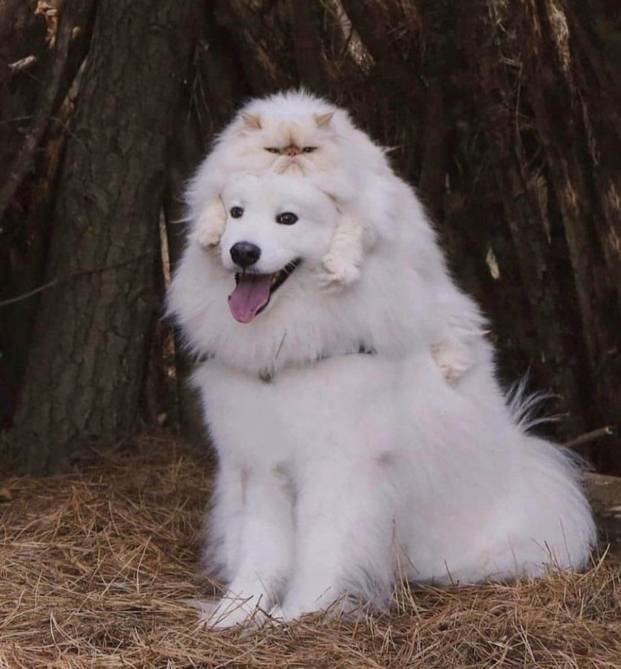
#> input picture pics/dogAndCat.jpg, 1242 x 1338 px, found by its file name (shown at 1/2 size)
$ python cv_base.py
#> lines starting #> are read from the running program, lines starting #| are printed output that depends on the picture
import cv2
import numpy as np

# [40 lines left out: functions resizing, shifting, not called in this run]


def cropping(img):
    crop_img = img[10:450, 300:750]
    return crop_img


def rotation(img):
    (h, w) = img.shape[:2]
    center = (int(w / 2), int(h / 2)) # точка вращения
    # точка вращения, угол вращения, коэф масштабирования (размер изображения)
    rotation_matrix = cv2.getRotationMatrix2D(center, -45, 0.5)
    rotated = cv2.warpAffine(img, rotation_matrix, (w, h))
    return rotated


if __name__ == '__main__':
    # берем картинку с типом
    img = cv2.imread('dogAndCat.jpg', cv2.IMREAD_GRAYSCALE)
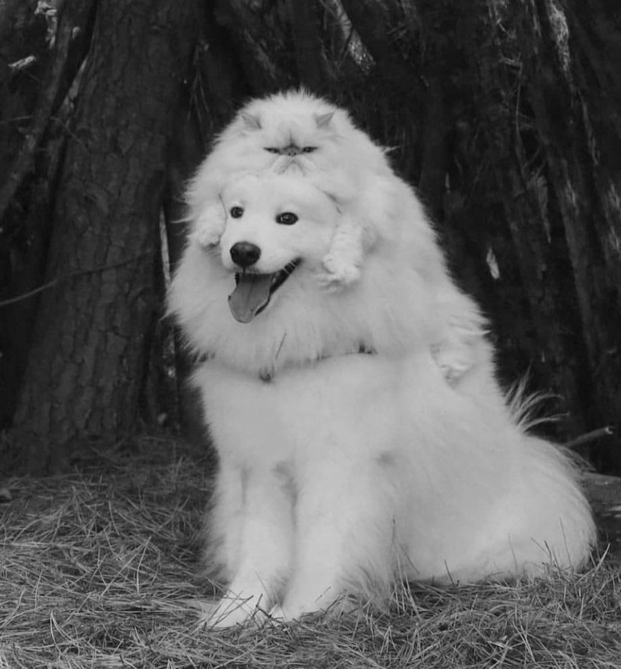
#> img: shape (1338, 1242) (shown at 1/2 size); min 6, max 221, mean 89.6
    img_rgb = cv2.imread('dogAndCat.jpg', cv2.IMREAD_COLOR)
#> img_rgb is the input picture: shape (1338, 1242, 3); mean B, G, R 83.8, 86.6, 97.9

    # изменение размера
    # res_img = resizing(img, 300, 300)
    # cv2.imshow('dogAndCat', res_img)
    # cv2.waitKey(0)

    # сдвиг
    # shifting(img)

    # срез
    # res_img = cropping(img)

    # поворот
    res_img = rotation(img)
#> in rotation, `rotated = cv2.warpAffine(img, rotation_matrix, (w, h))`:
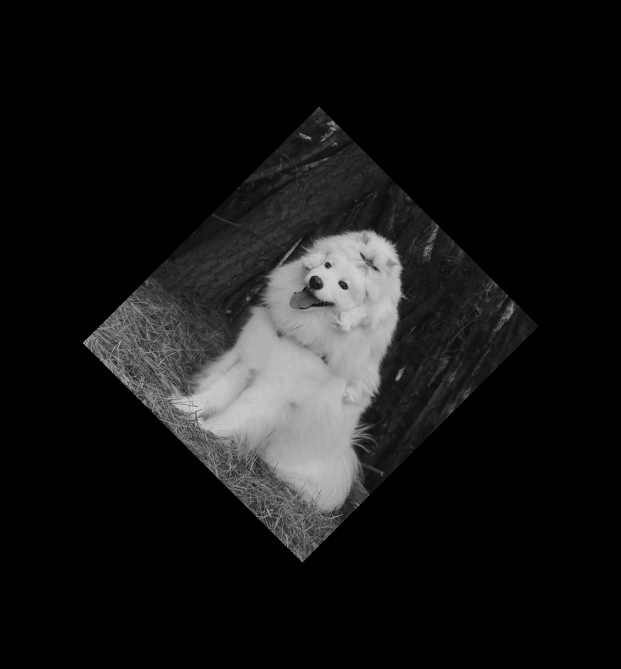
#> rotated: shape (1338, 1242) (shown at 1/2 size); min 0, max 220, mean 22.4

    # записывает в файл картинку
    # cv2.imwrite('resizedDogAndCat.jpg', res_img)

    cv2.imshow('dogAndCat', res_img)
    cv2.waitKey(0)

$ run again, with pics/New_Zealand_Lake.jpg copied over pics/dogAndCat.jpg
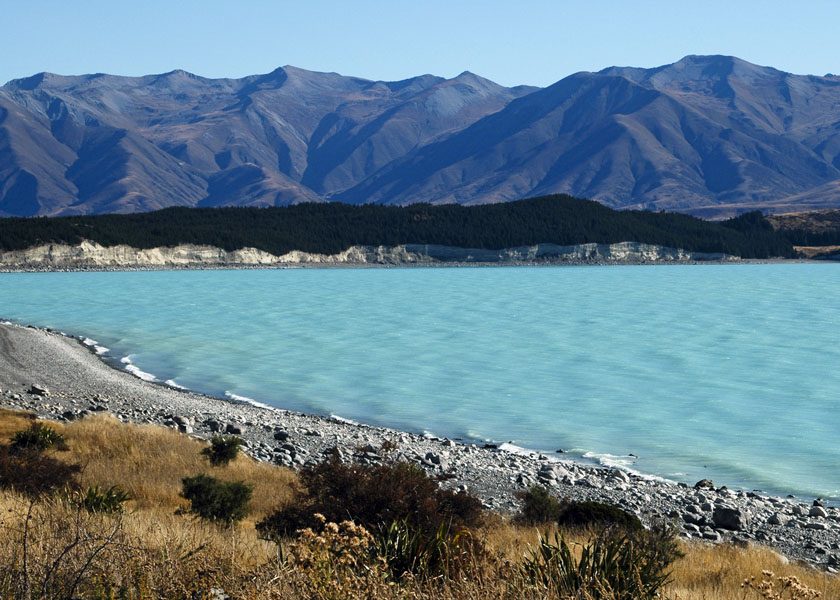
#> input picture pics/New_Zealand_Lake.jpg, 840 x 600 px, found by its file name
#> `img = cv2.imread('dogAndCat.jpg', cv2.IMREAD_GRAYSCALE)`:
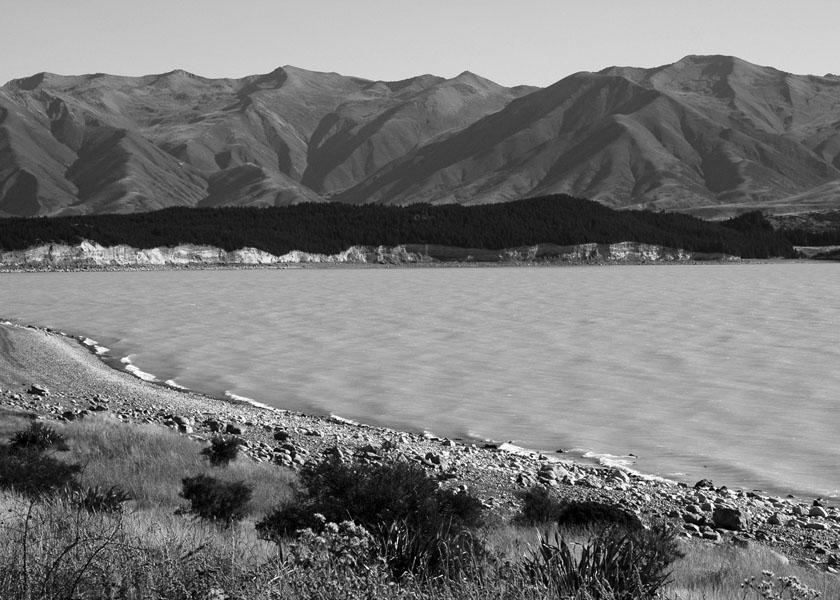
#> img: shape (600, 840); min 0, max 255, mean 120.5
#> img_rgb is the input picture: shape (600, 840, 3); mean B, G, R 140.2, 126.7, 100.9
#> in rotation, `rotated = cv2.warpAffine(img, rotation_matrix, (w, h))`:
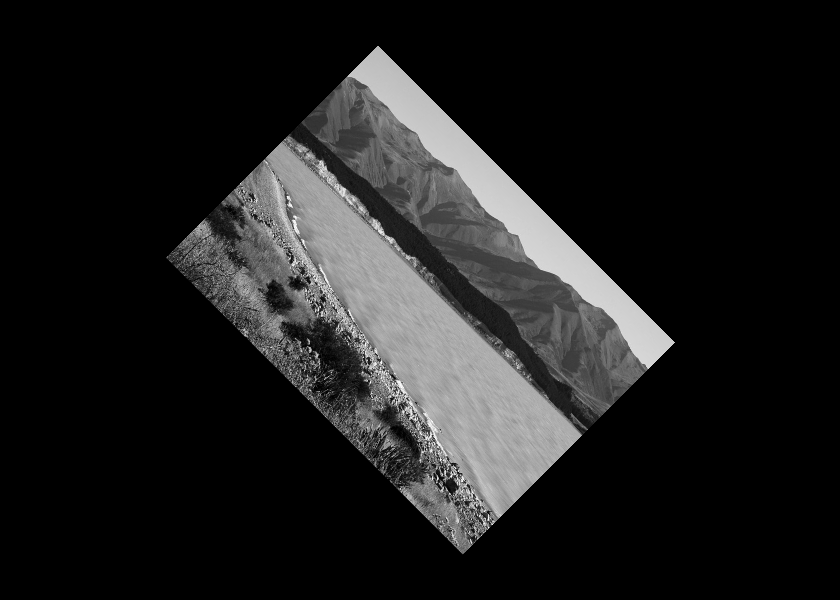
#> rotated: shape (600, 840); min 0, max 254, mean 30.1
